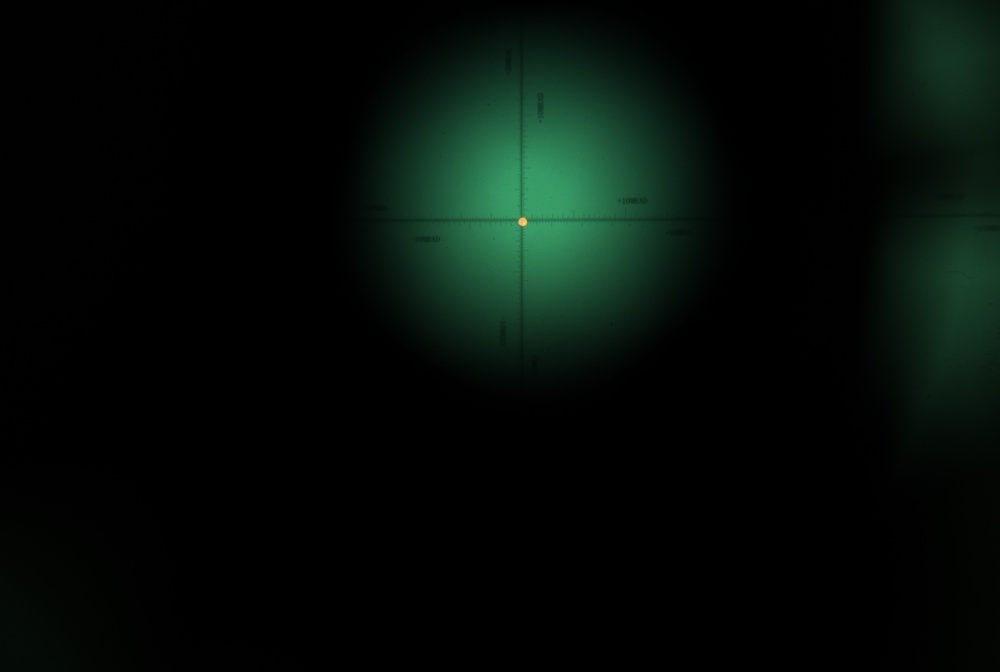
#> input picture tests/test_images/originals/7단계_원점근처.jpg, 1000 x 672 px, shrunk from 3088 x 2076 before the run
$ python -i grid_auto_detector.py   (imports and definitions only)
#> lines starting #> are read from the running program, lines starting #| are printed output that depends on the picture; after the words box and inside, x2 and y2 are one past the last pixel; in counts of white or black regions, pixels touching at a corner belong together
"""보어사이터 그리드(십자선 + tick)의 자동 검출.

Hough Line Transform으로 십자선(긴 수평/수직 직선)을 찾아 교차점(원점 후보)을 구하고,
십자선을 따라 짧은 tick들의 위치(px)를 추정한다.

기본 파라미터(Canny/Hough 임계값)는 실제 현장 캡처 이미지(3088x2076, 조리개 최대 상태)로
검증/튜닝한 값이다 - 초기 기본값은 합성 테스트 이미지 기준으로 너무 엄격해서 실제 사진에서는
십자선을 전혀 못 찾는 문제가 있었음(대비가 낮고 선이 짧은 구간으로 끊겨 보임).

정확도는 완벽하지 않을 수 있으며(조명/각도/텍스트 라벨 간섭), 계획서에 따라 이 결과는
캘리브레이션 UI에서 작업자의 클릭 스냅/화살표 미세조정으로 보정하는 것을 전제로 한다.
"""
from __future__ import annotations

from dataclasses import dataclass, field

import cv2
import numpy as np


@dataclass
class GridDetectionResult:
    found: bool
    origin_px: tuple[float, float] | None = None
    horizontal_angle_deg: float = 0.0  # 0 = 완전 수평
    vertical_angle_deg: float = 0.0  # 90 = 완전 수직
    tick_x_positions_px: list[float] = field(default_factory=list)  # 원점 기준 상대값 아님, 절대 x 좌표
    tick_y_positions_px: list[float] = field(default_factory=list)


class GridAutoDetector:
    def __init__(
        self,
        hough_threshold: int = 40,
        min_line_length_ratio: float = 0.1,  # 프레임 폭/높이 대비 최소 직선 길이 비율
        max_line_gap: int = 40,
        angle_tolerance_deg: float = 3.0,
        canny_threshold1: int = 10,
        canny_threshold2: int = 50,
    ) -> None:
        self.hough_threshold = hough_threshold
        self.min_line_length_ratio = min_line_length_ratio
        self.max_line_gap = max_line_gap
        self.angle_tolerance_deg = angle_tolerance_deg
        self.canny_threshold1 = canny_threshold1
        self.canny_threshold2 = canny_threshold2

    def detect(self, frame_bgr: np.ndarray) -> GridDetectionResult:
        gray = cv2.cvtColor(frame_bgr, cv2.COLOR_BGR2GRAY)
        h, w = gray.shape[:2]

        edges = cv2.Canny(gray, self.canny_threshold1, self.canny_threshold2)
        min_len = int(min(w, h) * self.min_line_length_ratio)
        lines = cv2.HoughLinesP(
            edges,
            rho=1,
            theta=np.pi / 180,
            threshold=self.hough_threshold,
            minLineLength=min_len,
            maxLineGap=self.max_line_gap,
        )
        if lines is None:
            return GridDetectionResult(found=False)

        horizontals = []
        verticals = []
        for line in lines:
            # cv2 버전에 따라 HoughLinesP 반환 shape이 (N,1,4) 또는 (N,4)로 다를 수 있음
            coords = line[0] if line.ndim > 1 else line
            x1, y1, x2, y2 = coords
            angle = np.degrees(np.arctan2(y2 - y1, x2 - x1))
            length = np.hypot(x2 - x1, y2 - y1)
            if abs(angle) <= self.angle_tolerance_deg:
                horizontals.append((length, x1, y1, x2, y2, angle))
            elif abs(abs(angle) - 90) <= self.angle_tolerance_deg:
                verticals.append((length, x1, y1, x2, y2, angle))

        if not horizontals or not verticals:
            return GridDetectionResult(found=False)

        # 1단계: Hough 선분들로 대략적인 위치/기울기를 구한다 (탐색 시작점 용도).
        h_slope, h_intercept = self._fit_line(horizontals)  # y = h_slope * x + h_intercept
        v_slope, v_intercept = self._fit_line(verticals)  # x = v_slope * y + v_intercept

        denom = 1 - h_slope * v_slope
        if abs(denom) < 1e-9:
            return GridDetectionResult(found=False)
        approx_origin_x = (v_slope * h_intercept + v_intercept) / denom
        approx_origin_y = h_slope * approx_origin_x + h_intercept

        # 2단계: Hough 선분의 끝점 좌표는 근본적으로 정수 픽셀 단위라 오차가 크다(실측 결과
        # 원본 사진에서 4~5px, 약 0.5MOA 수준의 오차가 났음). 근처 밝기(어두운 정도)의
        # 가중 무게중심을 촘촘히 여러 지점에서 측정해 서브픽셀 단위로 각 축의 위치를 다시
        # 잡고, 그 점들로 재차 직선을 피팅해 정밀한 교차점을 구한다.
        v_slope2, v_intercept2 = self._refine_axis_line(
            gray, axis="vertical", approx_coord=approx_origin_x, scan_start=50, scan_end=h - 50
        )
        h_slope2, h_intercept2 = self._refine_axis_line(
            gray, axis="horizontal", approx_coord=approx_origin_y, scan_start=50, scan_end=w - 50
        )

        if v_slope2 is not None and h_slope2 is not None:
            v_slope, v_intercept = v_slope2, v_intercept2
            h_slope, h_intercept = h_slope2, h_intercept2
            denom = 1 - h_slope * v_slope
            if abs(denom) < 1e-9:
                return GridDetectionResult(found=False)

        origin_x = (v_slope * h_intercept + v_intercept) / denom
        origin_y = h_slope * origin_x + h_intercept

        h_angle = float(np.degrees(np.arctan(h_slope)))
        v_angle = float(np.degrees(np.arctan(v_slope)) + 90.0 if v_slope >= 0 else np.degrees(np.arctan(v_slope)) - 90.0)

        tick_x = self._detect_ticks(gray, axis="x", axis_coord=origin_y)
        tick_y = self._detect_ticks(gray, axis="y", axis_coord=origin_x)

        return GridDetectionResult(
            found=True,
            origin_px=(origin_x, origin_y),
            horizontal_angle_deg=h_angle,
            vertical_angle_deg=v_angle,
            tick_x_positions_px=tick_x,
            tick_y_positions_px=tick_y,
        )

    @staticmethod
    def _fit_line(candidates: list[tuple]) -> tuple[float, float]:
        """후보 선분들(가장 긴 것 + 그 근방 ±8px 이내의 조각들)의 양 끝점을 모두 모아
        최소자승으로 직선을 피팅한다. 수평선은 y=f(x), 수직선은 x=f(y) 형태로 피팅해
        수직선이 90도에 가깝더라도(기울기 무한대 문제 없이) 안정적으로 처리한다.

        candidates 튜플 형식: (length, x1, y1, x2, y2, angle) - x1,y1,x2,y2가 두 끝점.
        같은 x1,y1,x2,y2,angle 필드를 수평/수직 후보 모두에 공통으로 사용하되, 어느 축을
        기준으로 피팅할지는 angle로 판단(수평 후보는 45도 미만, 수직 후보는 45도 이상).
        """
        candidates_sorted = sorted(candidates, key=lambda t: t[0], reverse=True)
        longest = candidates_sorted[0]
        is_horizontal = abs(longest[5]) < 45

        ref_pos = (
            (longest[2] + longest[4]) / 2.0 if is_horizontal else (longest[1] + longest[3]) / 2.0
        )
        nearby = [
            c
            for c in candidates_sorted
            if abs(((c[2] + c[4]) / 2.0 if is_horizontal else (c[1] + c[3]) / 2.0) - ref_pos) <= 8
        ]

        xs: list[float] = []
        ys: list[float] = []
        for _, x1, y1, x2, y2, _ in nearby:
            xs.extend([x1, x2])
            ys.extend([y1, y2])

        if is_horizontal:
            slope, intercept = np.polyfit(xs, ys, 1)  # y = slope*x + intercept
        else:
            slope, intercept = np.polyfit(ys, xs, 1)  # x = slope*y + intercept
        return float(slope), float(intercept)

    @classmethod
    def _refine_axis_line(
        cls,
        gray: np.ndarray,
        axis: str,
        approx_coord: float,
        scan_start: int,
        scan_end: int,
        search_radius: int = 10,
        step: int = 5,
        iterations: int = 3,
    ) -> tuple[float | None, float | None]:
        """대략적인 축 위치(approx_coord) 근방을 촘촘히 스캔하며, 각 스캔 라인에서 밝기의
        가중 무게중심(어두울수록 가중치 높음)으로 축 선의 서브픽셀 위치를 구한 뒤, 그 점들로
        다시 직선을 피팅한다. Hough 선분 끝점(정수 픽셀)보다 훨씬 정밀하다.

        두 가지를 추가로 처리한다(실측 검증으로 필요성이 확인됨):
        - **배경 기울기 제거(detrend)**: 사진에 비네팅(가장자리로 갈수록 어두워짐)이 있어
          탐색 구간 양 끝의 밝기가 다르면 무게중심이 실제 선 위치에서 밀리는 문제가 있었음 -
          각 스캔 라인에서 양 끝 몇 개 값으로 선형 배경을 추정해 제거한 뒤 무게중심을 구함.
        - **반복(iteration)**: 첫 근사 위치가 실제 위치에서 조금 떨어져 있으면 탐색창이
          비대칭적으로 배경을 포함해 결과가 근사 위치에 따라 흔들렸음 - 구한 위치를 다음
          반복의 중심으로 다시 사용해 수렴시킨다(보통 2~3회면 충분).

        axis="vertical": 여러 y에서 x를 찾아 x = slope*y + intercept 반환.
        axis="horizontal": 여러 x에서 y를 찾아 y = slope*x + intercept 반환.
        실패 시 (None, None).
        """
        coord = approx_coord
        slope, intercept = None, None

        for _ in range(iterations):
            primary: list[float] = []  # scan 좌표 (y for vertical, x for horizontal)
            secondary: list[float] = []  # 찾아낸 축 좌표 (x for vertical, y for horizontal)

            for scan_pos in range(scan_start, scan_end, step):
                lo, hi = int(coord) - search_radius, int(coord) + search_radius
                if axis == "vertical":
                    line = gray[scan_pos, lo:hi].astype(float)
                else:
                    line = gray[lo:hi, scan_pos].astype(float)

                local_pos = cls._weighted_dark_centroid(line)
                if local_pos is None:
                    continue
                primary.append(scan_pos)
                secondary.append(lo + local_pos)

            if len(primary) < 10:
                return None, None

            primary_arr = np.array(primary)
            secondary_arr = np.array(secondary)
            slope, intercept = np.polyfit(primary_arr, secondary_arr, 1)

            # 이상치 제거 후 재피팅 (텍스트 라벨 등으로 인한 국소적 튐 방지)
            residual = secondary_arr - (slope * primary_arr + intercept)
            std = residual.std()
            if std > 1e-6:
                mask = np.abs(residual) < 2 * std
                if mask.sum() >= 10:
                    slope, intercept = np.polyfit(primary_arr[mask], secondary_arr[mask], 1)

            mid_scan = (scan_start + scan_end) / 2.0
            coord = slope * mid_scan + intercept  # 다음 반복은 이번 결과를 중심으로 재탐색

        return float(slope), float(intercept)

    @staticmethod
    def _weighted_dark_centroid(line: np.ndarray) -> float | None:
        """1차원 밝기 프로파일에서, 양 끝의 선형 배경(비네팅 등)을 제거한 뒤 어두운 정도를
        가중치로 한 무게중심(서브픽셀 위치, 0-based index)을 구한다. 대비가 거의 없으면 None."""
        if line.size < 7:
            return None
        idx = np.arange(len(line))
        edge_n = 3
        edge_idx = np.concatenate([idx[:edge_n], idx[-edge_n:]])
        edge_val = np.concatenate([line[:edge_n], line[-edge_n:]])
        slope, intercept = np.polyfit(edge_idx, edge_val, 1)
        baseline = slope * idx + intercept
        inv = np.clip(baseline - line, 0, None)  # 배경보다 어두운 만큼만 가중치로 사용
        if inv.sum() < 3:
            return None
        return float(np.sum(inv * idx) / np.sum(inv))

    def _detect_ticks(self, gray: np.ndarray, axis: str, axis_coord: float) -> list[float]:
        """축 선 바로 옆(수직 오프셋)의 얇은 띠에서 어두운 tick 돌출부의 위치를 찾는다.

        단순 구현(v1): 축과 평행한 좁은 띠를 잘라 평균 밝기 프로파일을 구하고,
        국소적으로 어두운 지점(tick)을 피크로 검출한다. 텍스트 라벨과 혼동될 수 있어
        캘리브레이션 UI의 수동 보정이 최종 확정 단계임을 전제로 한다.
        """
        profile = self.tick_strip(gray, axis, axis_coord)
        if profile is None:
            return []
        return self._find_dark_peaks(profile)

    @staticmethod
    def tick_strip(
        gray: np.ndarray, axis: str, axis_coord: float, band: int = 3, offset: int = 8
    ) -> np.ndarray | None:
        """축 선 바로 옆(살짝 떨어진 위치)의 얇은 띠를 잘라 평균 밝기 1차원 프로파일로
        반환한다 - `_detect_ticks()`와 `PixelAngleCalibration.refine_scale()`이 공용으로
        사용. axis="x": 가로축(수평선) 위의 tick들을 보기 위해 그 수평선과 나란한 띠를
        추출(프로파일은 x좌표에 따라 변함). axis="y": 세로축 옆 띠(프로파일은 y좌표에 따라
        변함). 반환하는 프로파일의 인덱스 0은 원본 이미지의 x=0(또는 y=0)에 대응한다.
        """
        h, w = gray.shape[:2]
        if axis == "x":
            y0 = int(max(0, axis_coord - offset - band))
            y1 = int(max(0, axis_coord - offset))
            if y1 <= y0:
                return None
            return gray[y0:y1, :].mean(axis=0)
        x0 = int(max(0, axis_coord - offset - band))
        x1 = int(max(0, axis_coord - offset))
        if x1 <= x0:
            return None
        return gray[:, x0:x1].mean(axis=1)

    @staticmethod
    def _find_dark_peaks(profile: np.ndarray, min_gap: int = 5) -> list[float]:
        if profile.size == 0:
            return []
        mean_val = profile.mean()
        threshold = mean_val - profile.std() * 0.5
        dark_mask = profile < threshold

        peaks: list[float] = []
        i = 0
        n = len(dark_mask)
        while i < n:
            if dark_mask[i]:
                j = i
                while j < n and dark_mask[j]:
                    j += 1
                peaks.append((i + j - 1) / 2.0)
                i = j
            else:
                i += 1

        # 너무 인접한 피크 병합
        merged: list[float] = []
        for p in peaks:
            if merged and (p - merged[-1]) < min_gap:
                continue
            merged.append(p)
        return merged

>>> import cv2
>>> picture = cv2.imread('../../tests/test_images/originals/7단계_원점근처.jpg')
#> picture is the input picture: shape (672, 1000, 3); mean B, G, R 8.2, 12.4, 4.6
>>> result = GridAutoDetector().detect(picture)
#> in detect, `gray = cv2.cvtColor(frame_bgr, cv2.COLOR_BGR2GRAY)`:
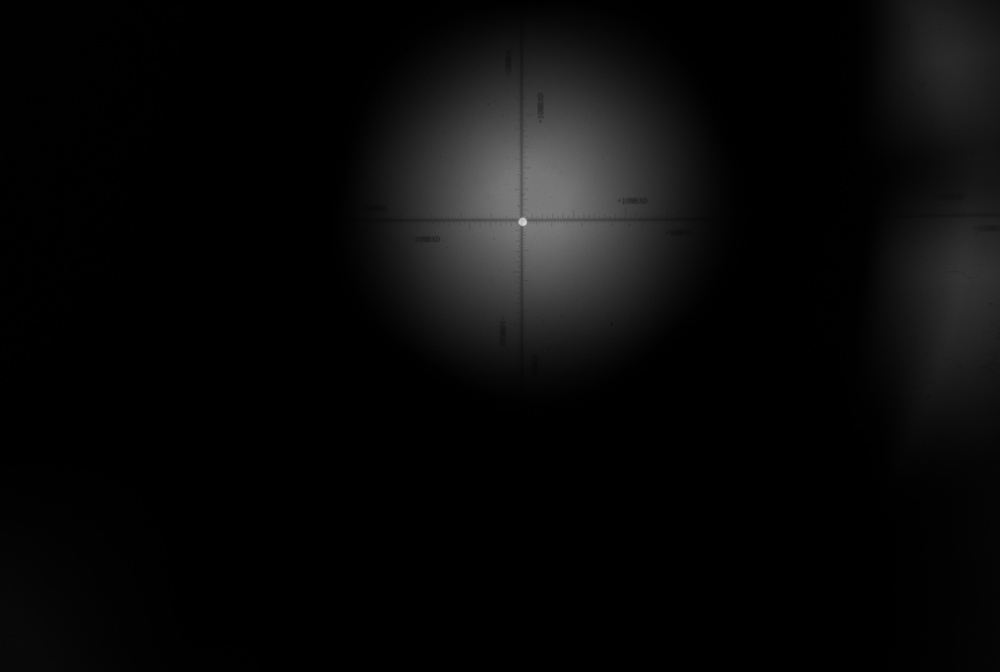
#> gray: shape (672, 1000); min 0, max 217, mean 9.5
#> in detect, `edges = cv2.Canny(gray, self.canny_threshold1, self.canny_threshold2)`:
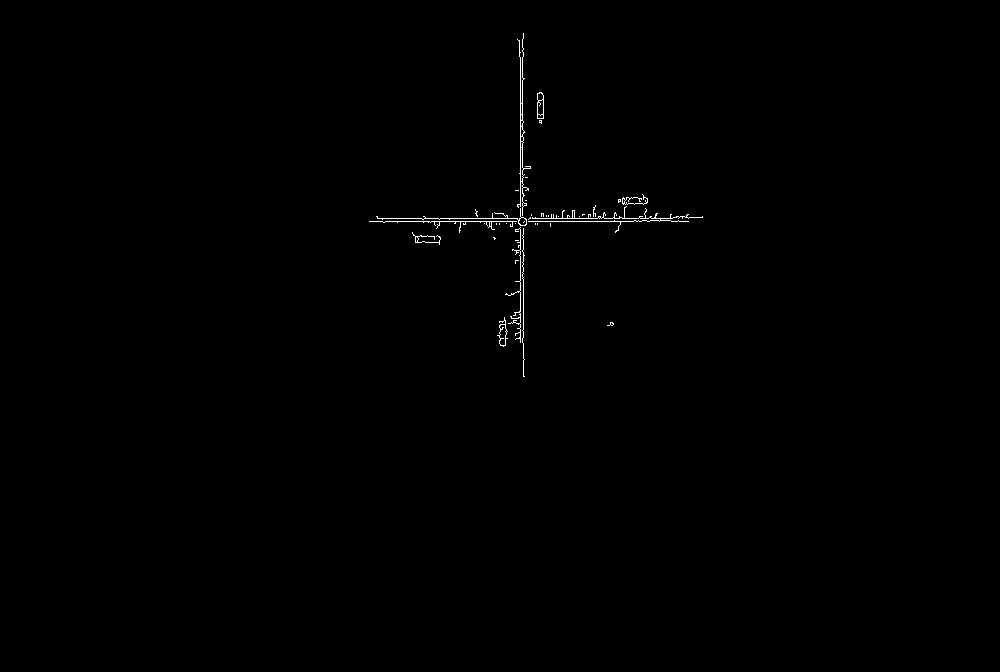
#> edges: shape (672, 1000); 0.32% white in thin lines or dots, all inside (x1, y1, x2, y2) = (369, 33, 703, 377)
#> in detect, `lines = cv2.HoughLinesP( edges, rho=1, theta=np.pi / 180, threshold=se..`: lines = [[520, 342, 520, 52], [369, 221, 688, 221], [377, 218, 688, 218], [523, 376, 523, 121], [522, 278, 522, 39], [475, 213, 702, 217]]
#> the loop in detect, `for line in lines:` made 6 passes
#> (x1, y1, x2, y2, angle, length) on passes 1 to 6: (520, 342, 520, 52, -90, 290), (369, 221, 688, 221, 0, 319), (377, 218, 688, 218, 0, 311), (523, 376, 523, 121, -90, 255), (522, 278, 522, 39, -90, 239), (475, 213, 702, 217, 1.01, 227)
#> after the loop in detect, `for line in lines:`: horizontals = [(319, 369, 221, 688, 221, 0), (311, 377, 218, 688, 218, 0), (227, 475, 213, 702, 217, 1.01)]; verticals = [(290, 520, 342, 520, 52, -90), (255, 523, 376, 523, 121, -90), (239, 522, 278, 522, 39, -90)]
#> in _fit_line, `candidates_sorted = sorted(candidates, key=lambda t: t[0], reverse=True)`: candidates_sorted has the same summary as horizontals in detect
#> in _fit_line, `longest = candidates_sorted[0]`: longest = (319, 369, 221, 688, 221, 0)
#> in _fit_line, `is_horizontal = abs(longest[5]) < 45`: is_horizontal = True
#> in _fit_line, `ref_pos = ( (longest[2] + longest[4]) / 2.0 if is_horizontal else (lon..`: ref_pos = 221
#> in _fit_line, `nearby = [ c for c in candidates_sorted if abs(((c[2] + c[4]) / 2.0 if..`: nearby has the same summary as horizontals in detect
#> the loop in _fit_line, `for _, x1, y1, x2, y2, _ in nearby:` made 3 passes
#> after the loop in _fit_line, `for _, x1, y1, x2, y2, _ in nearby:`: xs = [369, 688, 377, 688, 475, 702]; ys = [221, 221, 218, 218, 213, 217]
#> in _fit_line, `slope, intercept = np.polyfit(xs, ys, 1)`: slope = 0.000726; intercept = 217.6
#> in detect, `h_slope, h_intercept = self._fit_line(horizontals)`: h_slope = 0.000726; h_intercept = 217.6
#> the loop in _fit_line (call 2), `for _, x1, y1, x2, y2, _ in nearby:` made 3 passes
#> in detect, `v_slope, v_intercept = self._fit_line(verticals)`: v_slope = 0.001; v_intercept = 521.5
#> in detect, `denom = 1 - h_slope * v_slope`: denom = 1
#> in detect, `approx_origin_x = (v_slope * h_intercept + v_intercept) / denom`: approx_origin_x = 521.7
#> in detect, `approx_origin_y = h_slope * approx_origin_x + h_intercept`: approx_origin_y = 218
#> in _refine_axis_line, `coord = approx_coord`: coord = 521.7
#> in detect, `v_slope2, v_intercept2 = self._refine_axis_line( gray, axis="vertical"..`: v_slope2 = 0.000669; v_intercept2 = 520.8
#> the loop in _refine_axis_line (call 2), `for _ in range(iterations):` made 3 passes
#> the loop in _find_dark_peaks, `for p in peaks:` made 2 passes
#> p on passes 1 to 2: 177.5, 803.5
#> the loop in _find_dark_peaks (call 2), `for p in peaks:` made 2 passes
#> p on passes 1 to 2: 17, 518
